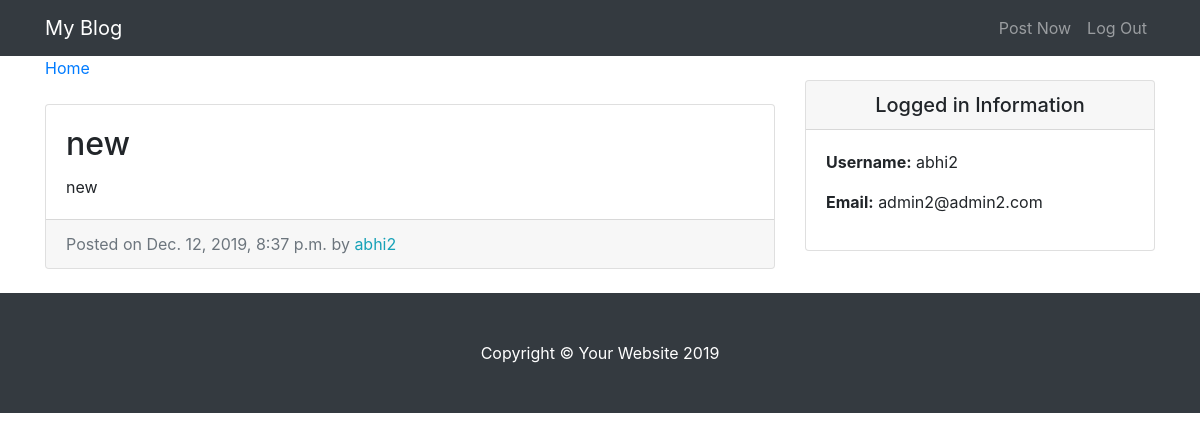
The page /entry/4/ (signed in) on the database its author committed.
### entries/models.py (models this page shows, shortened)
class Entry(models.Model):
	entry_title = models.CharField(max_length=50)
	entry_text = models.TextField()
	entry_date = models.DateTimeField(auto_now_add=True)
	entry_author = models.ForeignKey(User, on_delete=models.CASCADE)
	class Meta:
		verbose_name_plural = 'entries'

### entries/views.py (the view)
# urls.py: path('entry/<int:pk>/', EntryView.as_view(), name='entry-detail'),
class EntryView(LoginRequiredMixin, DetailView):
	model = Entry
	template_name = 'entries/entry_detail.html'

### entries/templates/entries/entry_detail.html
{% extends "entries/base.html" %}
{% block content %}
  <div class="col-md-8">
    <a href="{% url 'blog-home' %}"> Home </a>
    <div class="card mb-4 mt-4">
      <div class="card-body">
        <h2 class="card-title">{{ object.entry_title }}</h2>
        <p class="card-text">{{ object.entry_text }}</p>
      </div>
      <div class="card-footer text-muted">
        Posted on {{ object.entry_date }} by
        <span class= "text-info mr-2">{{ object.entry_author }}</span>
      </div>
    </div>
  </div>
{% endblock %}

### entries/templates/entries/base.html (shortened to what this page needs)
{% load static %}
<!DOCTYPE html>
<html lang="en">
<head>
  <link href="{% static 'entries/vendor/bootstrap/css/bootstrap.min.css' %}" rel="stylesheet">
  <link href="{% static 'entries/css/blog-home.css'%}" rel="stylesheet">
</head>
<body>
  <nav class="navbar navbar-expand-lg navbar-dark bg-dark fixed-top">
    <div class="container">
      <a class="navbar-brand" href="{% url 'blog-home' %}">My Blog</a>
      <div class="collapse navbar-collapse" id="navbarResponsive">
        <ul class="navbar-nav ml-auto">
          <li class="nav-item">
            <a class="nav-link" href="{% url 'create_entry' %}">Post Now</a>
          </li>
          <li class="nav-item">
            <a class="nav-link" href="{% url 'logout' %}">Log Out</a>
          </li>
        </ul>
      </div>
    </div>
  </nav>
  <div class="container">
    <div class="row">
    {% block content %} {% endblock %}
    <div class="col-md-4">
      <div class="card my-4">
          <h5 class="card-header text-center">Logged in Information</h5>
          <div class="card-body">
            <ul class="list-unstyled mb-0">
                <li>
                    <p> <strong>Username:</strong> {{ user.username }} </p>
                </li>
                <li>
                    <p> <strong>Email:</strong> {{ user.email }}</p>
                </li>
            </ul>
          </div>
        </div>
      </div>
    </div>
  </div>
  <footer class="py-5 bg-dark">
    <div class="container">
      <p class="m-0 text-center text-white">Copyright &copy; Your Website 2019</p>
    </div>
  </footer>
</body>
</html>

### entries/static/entries/css/blog-home.css (style rules this page uses)
body { padding-top: 56px; }

### rows shown on the page
Entry: entry_title "new", entry_text "new", entry_date "Dec. 12, 2019, 8:37 p.m.", entry_author "abhi2"

### other values the page prints
{{ user.username }} "abhi2"
{{ user.email }} "admin2@admin2.com"
